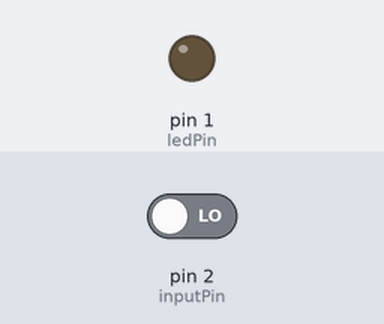
Recording of a sketch running on a simulated Arduino Uno, built with avr-gcc and run on an emulated ATmega328P. On the bench: output pins drawn as LEDs (lit = HIGH). The test bench sets the inputs (shaded band); at power-on: pin 2 (inputPin) LOW.

Above: at 1.2 s.
1.3 s: pin 2 (inputPin) driven HIGH
At 1.9 s:
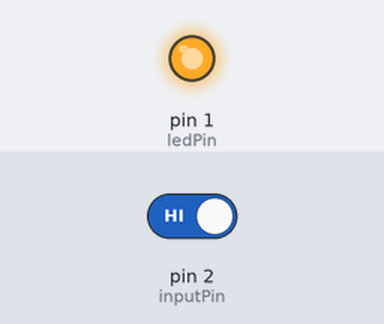
Timing chart, 0 to 4.3 s (numbered marks = the images above; inputs shaded):
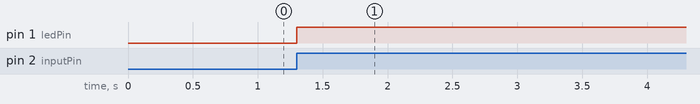

Measured:
- after the input at 1.3 s, pin 1 (ledPin): LOW → HIGH at once

The sketch:

LED_ON_OFF_CLOUD.ino
```cpp
int ledPin = 1;
int inputPin = 2;

bool ledState = LOW;
int lastInputState = LOW;

void setup() {
  pinMode(ledPin, OUTPUT);
  pinMode(inputPin, INPUT); // No pullup assumed. Use INPUT_PULLUP if needed.
}

void loop() {
  int currentInputState = digitalRead(inputPin);

  // Detect rising edge
  if (lastInputState == LOW && currentInputState == HIGH) {
    // Toggle LED state
    ledState = !ledState;
    digitalWrite(ledPin, ledState);
  }

  // Save the state for the next loop
  lastInputState = currentInputState;

  delay(10); // small delay to debounce
}
```
